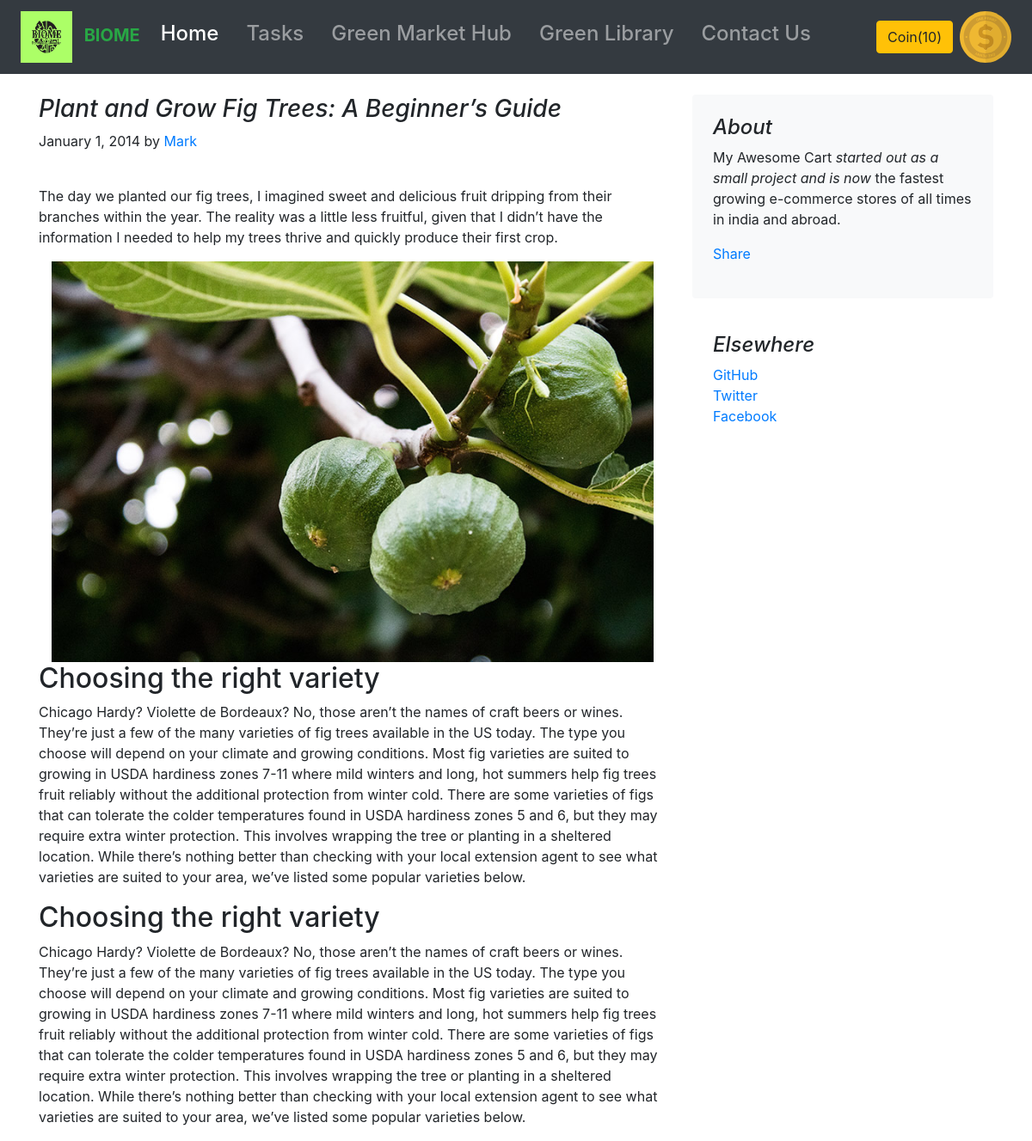
The page /blog/blogpost/1 on the database its author committed.
### blog/models.py (models this page shows, shortened)
class Blogpost(models.Model):
    post_id = models.AutoField(primary_key=True)
    title = models.CharField(max_length=50)
    head0 = models.CharField(max_length=500, default="")
    chead0 = models.CharField(max_length=5000, default="")
    head1 = models.CharField(max_length=500, default="")
    chead1 = models.CharField(max_length=5000, default="")
    head2 = models.CharField(max_length=500, default="")
    chead2 = models.CharField(max_length=5000, default="")
    pub_date = models.DateField()
    thumbnail = models.ImageField(upload_to='shop/images', default="")

### blog/views.py (the view)
# urls.py: path("blogpost/<int:id>", views.blogpost, name="blogHome")
def blogpost(request, id):
    post = Blogpost.objects.filter(post_id = id)[0]
    return render(request, 'blogpost.html',{'post':post})

### blog/templates/blogpost.html (shortened to what this page needs)
{% extends 'baseb.html' %}
{% block body %}
<div class="container">
    <div class="row mt-4">
        <div class="col-md-8 blog-main">
            <h3 class="font-italic">
                {{post.title}}
            </h3>
            <div class="blog-post">
                <p class="blog-post-meta">January 1, 2014 by <a href="#">Mark</a></p>
                <div class="fb-like" data-href="http://127.0.0.1:8000/blog/blogpost/{{post.post_id}}" data-layout="standard" data-action="like" data-size="large" data-show-faces="false" data-share="true"></div><br>
                <p>{{post.chead0}}</p>
                <div class="container">
                    <img src="/media/{{post.thumbnail}}" class='img-fluid' alt="Preview">
                </div>
                <h2>{{post.head1}}</h2>
                <p>{{post.chead1}}</p>
                <h2>{{post.head2}}</h2>
                <p>{{post.chead2}}</p>
            </div>
        </div>
        <aside class="col-md-4 blog-sidebar">
            <div class="p-4 mb-3 bg-light rounded">
                <h4 class="font-italic">About</h4>
                <p class="mb-0">My Awesome Cart <em>started out as a small project and is now</em> the fastest growing e-commerce stores of all times in india and abroad.</p>
                <div class="my-3 fb-share-button" data-href="http://127.0.0.1:8000/blog/blogpost/{{post.post_id}}" data-layout="button_count" data-size="large"><a target="_blank" href="https://www.facebook.com/sharer/sharer.php?u=http%3A%2F%2F127.0.0.1%3A8000%2Fblog%2Fblogpost%2F4&amp;src=sdkpreparse" class="fb-xfbml-parse-ignore">Share</a></div>
            </div>
            <div class="p-4">
                <h4 class="font-italic">Elsewhere</h4>
                <ol class="list-unstyled">
                    <li><a href="#">GitHub</a></li>
                    <li><a href="#">Twitter</a></li>
                    <li><a href="#">Facebook</a></li>
                </ol>
            </div>
        </aside>
    </div>
</div>
{% endblock %}

### rows shown on the page
Blogpost: title "Plant and Grow Fig Trees: A Beginner’s Guide", chead0 "The day we planted our fig trees, I imagined sweet and delicious fruit dripping from their branches within the year. The reality was a little less fruitful, given that I didn’t have the information I needed to help my trees thrive and quickly produce their first crop.", thumbnail (picture), head1 "Choosing the right variety", chead1 "Chicago Hardy? Violette de Bordeaux? No, those aren’t the names of craft beers or wines. They’re just a few of the many varieties of fig trees available in the US today. The type you choose will depend on your climate and growing conditions. Most fig varieties are suited to growing in USDA hardiness zones 7-11 where mild winters and long, hot summers help fig trees fruit reliably without the additional protection from winter cold. There are some varieties of figs that can tolerate the colder temperatures found in USDA hardiness zones 5 and 6, but they may require extra winter protection. This involves wrapping the tree or planting in a sheltered location. While there’s nothing better than…", head2 "Choosing the right variety", chead2 "Chicago Hardy? Violette de Bordeaux? No, those aren’t the names of craft beers or wines. They’re just a few of the many varieties of fig trees available in the US today. The type you choose will depend on your climate and growing conditions. Most fig varieties are suited to growing in USDA hardiness zones 7-11 where mild winters and long, hot summers help fig trees fruit reliably without the additional protection from winter cold. There are some varieties of figs that can tolerate the colder temperatures found in USDA hardiness zones 5 and 6, but they may require extra winter protection. This involves wrapping the tree or planting in a sheltered location. While there’s nothing better than…"
